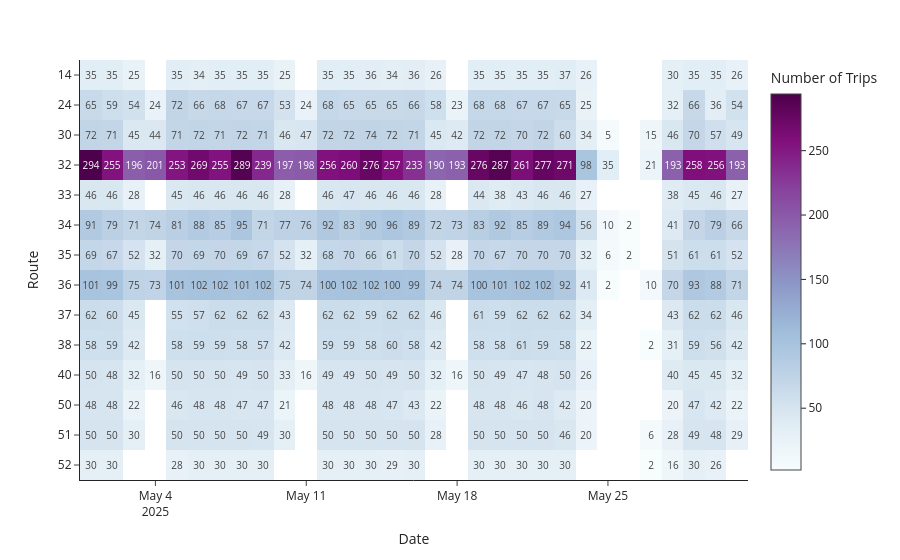

Notebook code cell kept with this figure:
### Code cell
fig = px.imshow(
    pivot,
    labels={"x": "Date", "y": "Route", "color": "Number of Trips"},
    x=pivot.columns,
    y=pivot.index,
    text_auto=True,
    color_continuous_scale="BuPu",
    template="simple_white",
)
fig.update_yaxes(tickmode='array', tickvals=pivot.index, ticktext=pivot.index)

### Figure 1 — Plotly figure (JSON) as saved in the notebook; plotly's stock layout.template omitted (floating-point values rounded to 4 significant figures; data arrays with more than 128 entries replaced by an {"elided": "..."} marker saying what was removed)
{"data": [{"coloraxis": "coloraxis", "hovertemplate": "Date: %{x}<br>Route: %{y}<br>Number of Trips: %{z}<extra></extra>", "name": "0", "texttemplate": "%{z}", "type": "heatmap", "x": ["2025-05-01", "2025-05-02", "2025-05-03", "2025-05-04", "2025-05-05", "2025-05-06", "2025-05-07", "2025-05-08", "2025-05-09", "2025-05-10", "2025-05-11", "2025-05-12", "2025-05-13", "2025-05-14", "2025-05-15", "2025-05-16", "2025-05-17", "2025-05-18", "2025-05-19", "2025-05-20", "2025-05-21", "2025-05-22", "2025-05-23", "2025-05-24", "2025-05-25", "2025-05-26", "2025-05-27", "2025-05-28", "2025-05-29", "2025-05-30", "2025-05-31"], "xaxis": "x", "y": ["14", "24", "30", "32", "33", "34", "35", "36", "37", "38", "40", "50", "51", "52"], "yaxis": "y", "z": {"elided": "14x31 float values"}}], "layout": {"coloraxis": {"colorbar": {"title": {"text": "Number of Trips"}}, "colorscale": [[0, "rgb(247,252,253)"], [0.125, "rgb(224,236,244)"], [0.25, "rgb(191,211,230)"], [0.375, "rgb(158,188,218)"], [0.5, "rgb(140,150,198)"], [0.625, "rgb(140,107,177)"], [0.75, "rgb(136,65,157)"], [0.875, "rgb(129,15,124)"], [1, "rgb(77,0,75)"]]}, "margin": {"t": 60}, "xaxis": {"anchor": "y", "constrain": "domain", "domain": [0, 1], "scaleanchor": "y", "title": {"text": "Date"}}, "yaxis": {"anchor": "x", "autorange": "reversed", "constrain": "domain", "domain": [0, 1], "tickmode": "array", "ticktext": ["14", "24", "30", "32", "33", "34", "35", "36", "37", "38", "40", "50", "51", "52"], "tickvals": ["14", "24", "30", "32", "33", "34", "35", "36", "37", "38", "40", "50", "51", "52"], "title": {"text": "Route"}}}}
